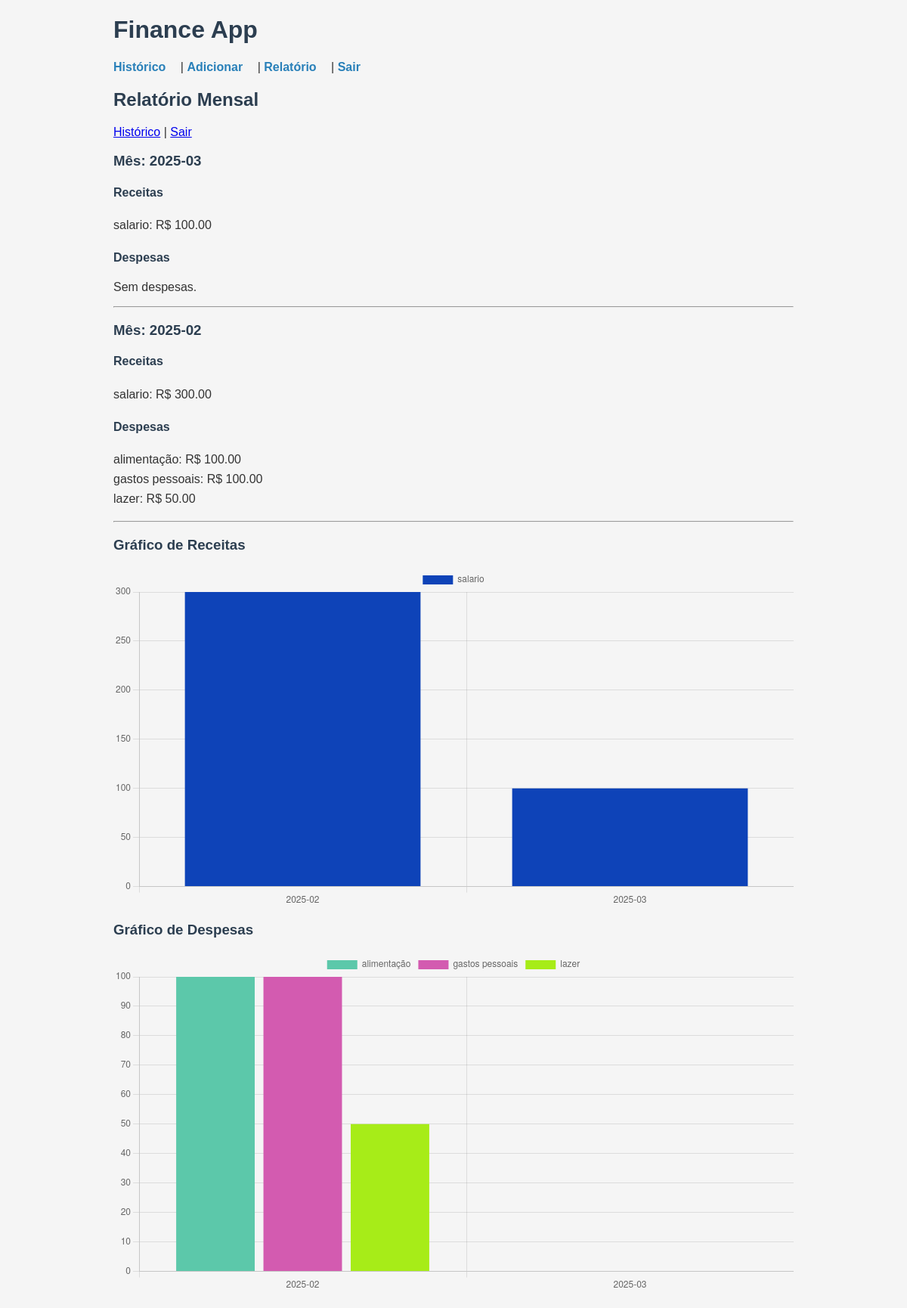
Page /report (signed in) on the committed database.
### tables this page shows
CREATE TABLE transactions (
    id INTEGER PRIMARY KEY AUTOINCREMENT,
    user_id INTEGER NOT NULL,
    type TEXT NOT NULL CHECK(type IN ('income', 'expense')),
    category TEXT NOT NULL,
    amount REAL NOT NULL,
    date TEXT NOT NULL,
    FOREIGN KEY(user_id) REFERENCES users(id)
);

### app.py (the view)
@app.route("/report")
def report():
    if "user_id" not in session:
        flash("Faça login para ver o relatório.")
        return redirect("/login")
    user_id = session["user_id"]
    db = get_db()
    data = db.execute("""
        SELECT
            substr(date, 1, 7) AS month,
            category,
            type,
            SUM(amount) AS total
        FROM transactions
        WHERE user_id = ?
        GROUP BY month, category, type
        ORDER BY month DESC, category
    """, (user_id,)).fetchall()
    db.close()
    report_data = {}
    for row in data:
        month = row["month"]
        if month not in report_data:
            report_data[month] = {"income": {}, "expense": {}}
        report_data[month][row["type"]][row["category"]] = row["total"]
    return render_template("report.html", report=report_data)

### app.py (called while the page is built)
def get_db():
    conn = sqlite3.connect("finance.db")
    conn.row_factory = sqlite3.Row
    return conn

### templates/report.html (shortened to what this page needs)
{% extends "layout.html" %}
{% block content %}
<h2>Relatório Mensal</h2>
<a href="/history">Histórico</a> | <a href="/logout">Sair</a>
{% if report %}
    {% for month, types in report.items() %}
        <h3>Mês: {{ month }}</h3>
        <h4>Receitas</h4>
        {% if types.income %}
            <ul>
            {% for cat, total in types.income.items() %}
                <li>{{ cat }}: R$ {{ "%.2f"|format(total) }}</li>
            {% endfor %}
            </ul>
        {% else %}
            <p>Sem receitas.</p>
        {% endif %}
        <h4>Despesas</h4>
        {% if types.expense %}
            <ul>
            {% for cat, total in types.expense.items() %}
                <li>{{ cat }}: R$ {{ "%.2f"|format(total) }}</li>
            {% endfor %}
            </ul>
        {% else %}
            <p>Sem despesas.</p>
        {% endif %}
        <hr>
    {% endfor %}
    <h3>Gráfico de Receitas</h3>
    <canvas id="incomeChart" width="600" height="300"></canvas>
    <h3>Gráfico de Despesas</h3>
    <canvas id="expenseChart" width="600" height="300"></canvas>
{% else %}
    <p>Nenhuma transação para gerar relatório.</p>
{% endif %}
<script>
const reportData = {{ report | tojson }};
function prepareChartData(type) {
    const labels = Object.keys(reportData).sort();
    const datasets = {};
    labels.forEach(month => {
        const categories = reportData[month][type];
        for (const cat in categories) {
            if (!datasets[cat]) datasets[cat] = [];
        }
    });
    labels.forEach(month => {
        const categories = reportData[month][type];
        for (const cat in datasets) {
            datasets[cat].push(categories[cat] || 0);
        }
    });
    return { labels, datasets };
}
function getRandomColor() {
    const letters = '0123456789ABCDEF';
    let color = '#';
    for (let i = 0; i < 6; i++) {
      color += letters[Math.floor(Math.random() * 16)];
    }
    return color;
}
function createChart(ctxId, type) {
    const ctx = document.getElementById(ctxId).getContext('2d');
    const { labels, datasets } = prepareChartData(type);
    const chartDatasets = Object.entries(datasets).map(([label, data]) => ({
        label,
        data,
        backgroundColor: getRandomColor(),
    }));
    new Chart(ctx, {
        type: 'bar',
        data: {
            labels,
            datasets: chartDatasets
        },
        options: {
            responsive: true,
            scales: {
                y: { beginAtZero: true }
            }
        }
    });
}
createChart('incomeChart', 'income');
createChart('expenseChart', 'expense');
</script>
{% endblock %}

### static/style.css (style rules this page uses)
body { font-family: Arial, sans-serif; max-width: 900px; margin: 20px auto; padding: 0 20px; background-color: #f5f5f5; color: #333; }
h1, h2, h3, h4 { color: #2c3e50; }
ul { list-style-type: none; padding: 0; }
ul li { padding: 4px 0; }

### rows in the picture
transactions: category "salario", amount "100.00"
transactions: category "salario", amount "300.00"
transactions: category "gastos pessoais", amount "100.00"
transactions: category "lazer", amount "50.00"

### other values in the picture
{{ month }} "2025-03" "2025-02"
{{ cat }} "alimentação"
{{ "%.2f"|format(total) }} "100.00"
